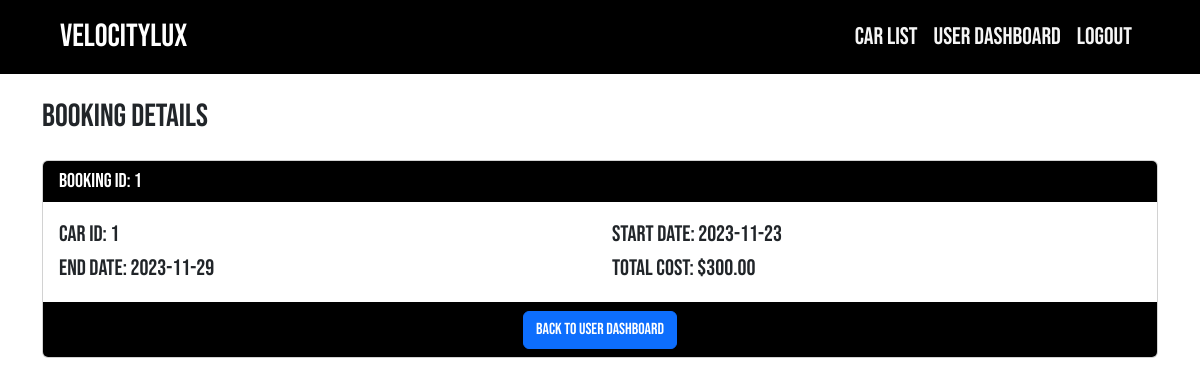
Screenshot of /components/view_booking_details.php?booking_id=1 (signed in) with the database file from the repository.
### tables this page shows
CREATE TABLE `bookings` (
  `booking_id` int(11) NOT NULL,
  `user_id` int(11) NOT NULL,
  `car_id` int(11) NOT NULL,
  `start_date` date NOT NULL,
  `end_date` date NOT NULL,
  `total_cost` decimal(8,2) NOT NULL,
  `created_at` timestamp NOT NULL DEFAULT current_timestamp()
);

### components/view_booking_details.php (the view, shortened to what this page needs)
<?php
include_once '../includes/navbar.php';
include_once '../includes/connection_db.php';
if (isset($_GET['booking_id'])) {
    $booking_id = $_GET['booking_id'];
    $query = "SELECT * FROM bookings WHERE booking_id = $booking_id";
    $result = mysqli_query($conn, $query);
    if ($result && mysqli_num_rows($result) > 0) {
        $booking = mysqli_fetch_assoc($result);
    } else {
        header("Location: /ecodrive/pages/booking_not_found.php");
        exit();
    }
} else {
    header("Location: /ecodrive/pages/booking_id_missing.php");
    exit();
}
?>
<!DOCTYPE html>
<html lang="en">
<head>
    <link href="https://cdn.jsdelivr.net/npm/bootstrap@5.3.2/dist/css/bootstrap.min.css" rel="stylesheet">
    <link rel="stylesheet" href="/ecodrive/css/style.css">
</head>
<body>
    <?php include_once '../includes/navbar.php'; ?>
    <div class="container mt-4">
        <h2 class="mb-4">Booking Details</h2>
        <div class="card mb-4">
            <div class="card-header bg-black text-white">
                <h5 class="card-title mb-0">Booking ID: <?php echo $booking['booking_id']; ?></h5>
            </div>
            <div class="card-body">
                <div class="row">
                    <div class="col-md-6">
                        <p class="card-text">Car ID: <?php echo $booking['car_id']; ?></p>
                    </div>
                    <div class="col-md-6">
                        <p class="card-text">Start Date: <?php echo $booking['start_date']; ?></p>
                    </div>
                </div>
                <div class="row">
                    <div class="col-md-6">
                        <p class="card-text">End Date: <?php echo $booking['end_date']; ?></p>
                    </div>
                    <div class="col-md-6">
                        <p class="card-text">Total Cost: $<?php echo $booking['total_cost']; ?></p>
                    </div>
                </div>
            </div>
            <div class="card-footer text-center bg-black">
                <a href="/ecodrive/pages/user_dashboard.php" class="btn btn-primary">Back to User Dashboard</a>
            </div>
        </div>
    </div>
</body>
</html>

### css/style.css (style rules this page uses)
html { scroll-behavior: smooth; }
body { height: 100vh; font-family: 'Bebas Neue', sans-serif; font-size: 1.4rem; }

### rows the page displays
bookings: booking_id "1", car "1", start_date "2023-11-23", end_date "2023-11-29", total_cost "300.00"
